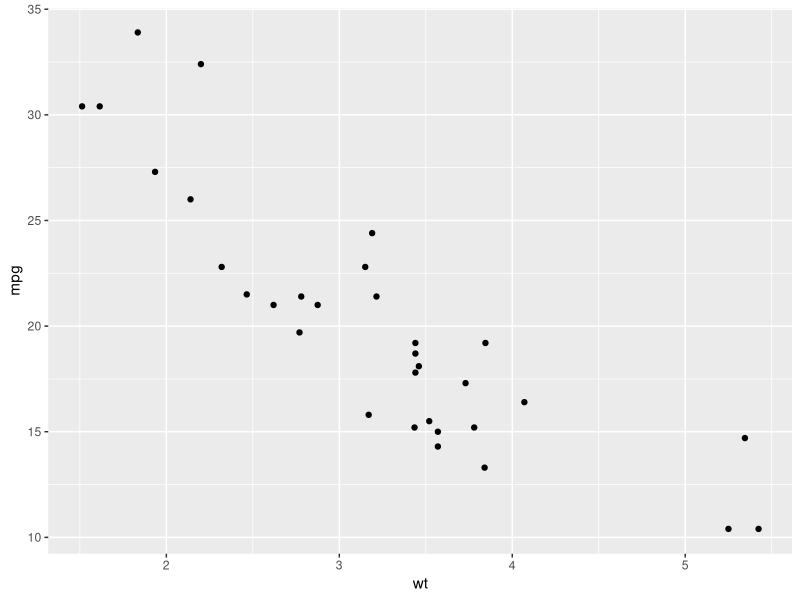
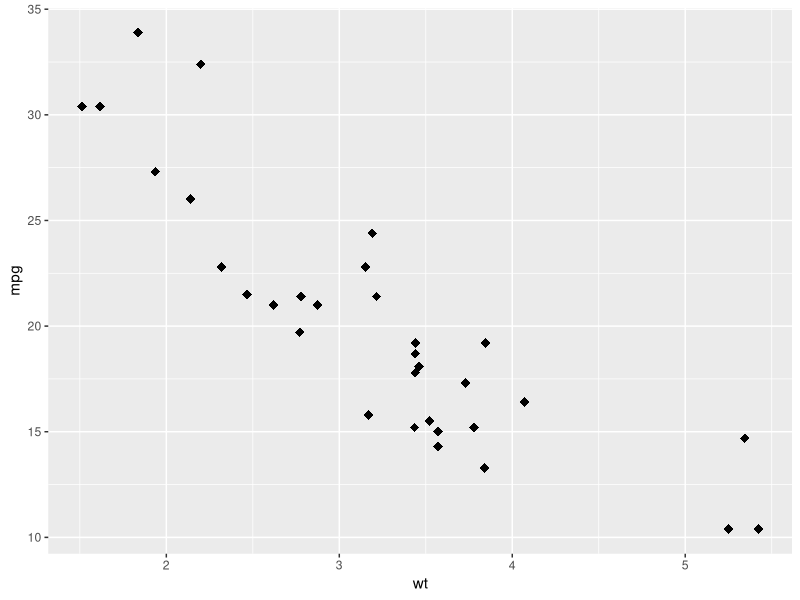
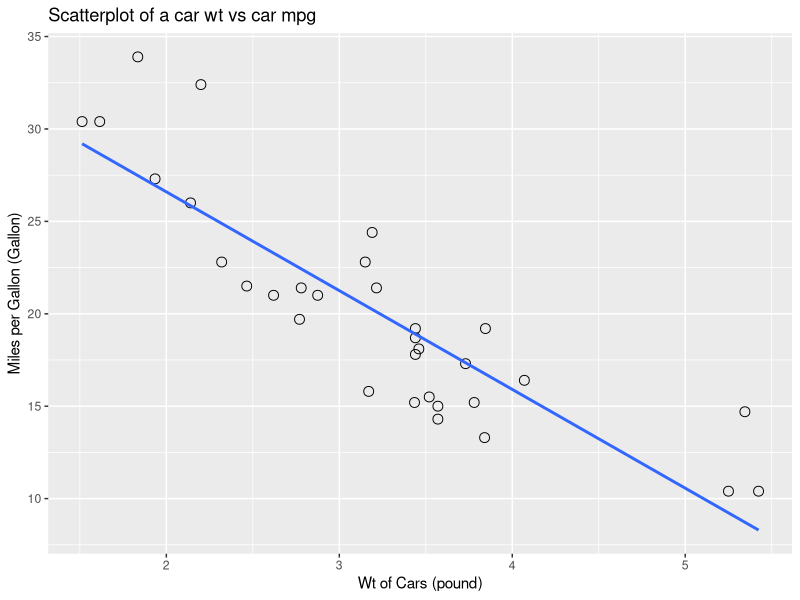

The R source for these figures, in order:
# install.packages("ggplot2")
library(ggplot2)

dataset = mtcars

# Generating a basic scatter plot 
ggplot(dataset, aes(x =wt, y = mpg)) +
  geom_point()

# Changing the point size and shape

ggplot(dataset, aes(x =wt, y = mpg)) +
  geom_point(size=3, shape=18)
# adding the regression line
ggplot(dataset, aes(x = wt, y=mpg)) +
  geom_point(size = 3, shape= 1)+

  geom_smooth(method ="lm", se= FALSE )+
  labs(title = "Scatterplot of a car wt vs car mpg", 
       x = "Wt of Cars (pound)",
       y = "Miles per Gallon (Gallon)")
